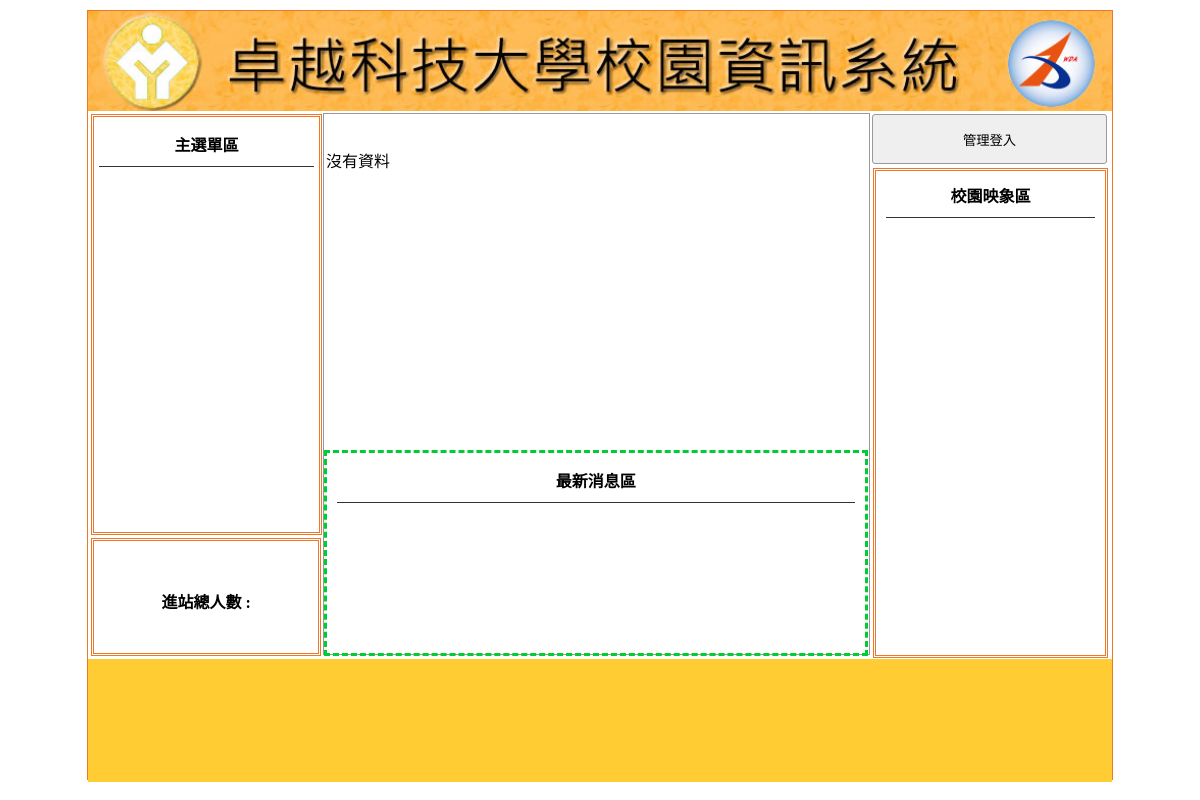
/, run on an earlier commit of the app's database.
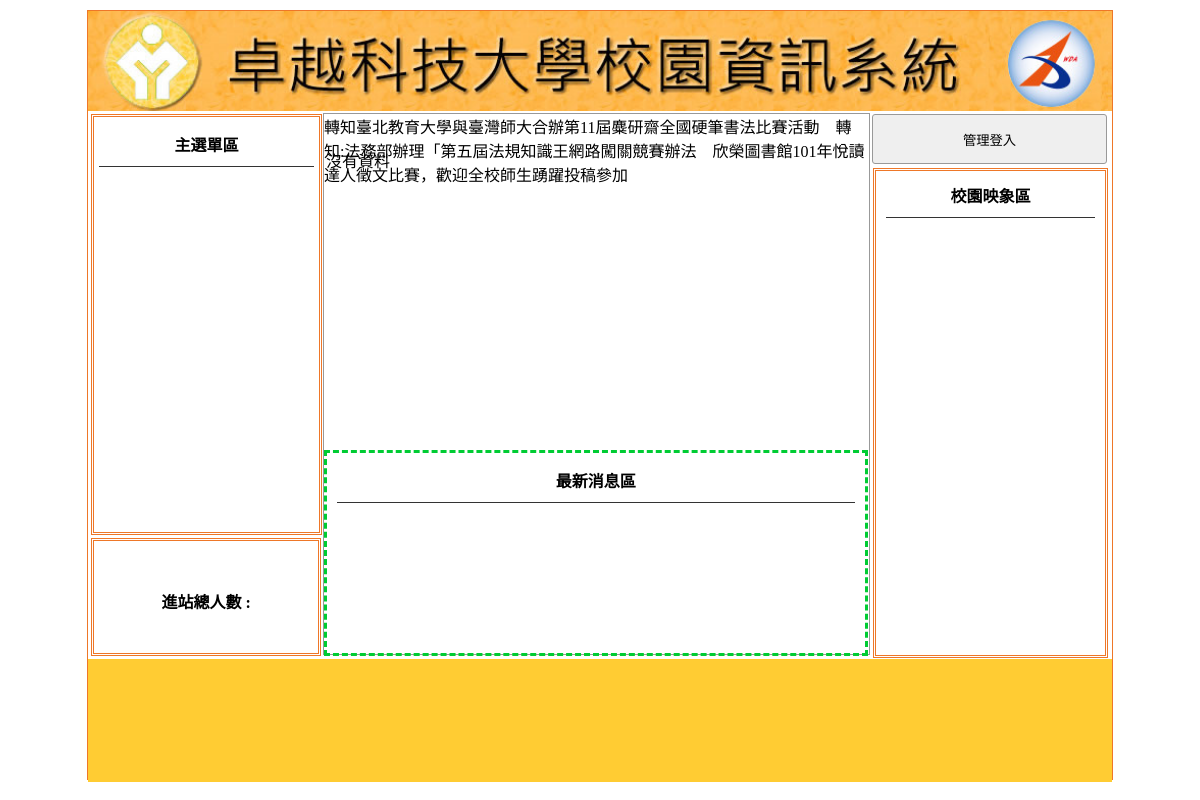
And on a later commit of the database.
### tables this page shows
CREATE TABLE `ad` (
  `id` int(10) UNSIGNED NOT NULL,
  `text` text NOT NULL,
  `sh` int(1) UNSIGNED NOT NULL
);

### api/db.php (called while the page is built, shortened)
<?php
class DB
{
    protected $dsn = "mysql:host=localhost;charset=utf8;dbname=db11";
    protected $pdo;
    protected $table;
    function __construct($table)
    {
        $this->table = $table;
        $this->pdo = new PDO($this->dsn, 'root', '');
    }
    function all(...$arg)
    {
        $sql = " SELECT * FROM `$this->table` ";
        if (isset($arg[0])) {
            if (is_array($arg[0])) {
                $where = $this->array2sql($arg[0]);
                $sql .= " WHERE " . join(" AND ", $where);
            } else {
                $sql .= $arg[0];
            }
        }
        return $this->pdo->query($sql)->fetchAll(PDO::FETCH_ASSOC);
    }
    function find($id)
    {
        $sql = " SELECT * FROM `$this->table` ";
        if (is_array($id)) {
            $where = $this->array2sql($id);
            $sql .= " WHERE " . join(" AND ", $where);
        } else {
            $sql .= " WHERE `id`='$id' ";
        }
        return $this->pdo->query($sql)->fetch(PDO::FETCH_ASSOC);
    }
    private function array2sql($array){
        $tmp=[];
        foreach($array as $key => $value){
            $tmp[]="`$key`='$value'";
        }
        return $tmp;
    }
}
$Title=new DB('title');
$Ad=new DB('ad');

### index.php (the view, shortened to what this page needs)
<?php
include_once "./api/db.php";
?>
<!DOCTYPE html PUBLIC "-//W3C//DTD XHTML 1.0 Transitional//EN" "http://www.w3.org/TR/xhtml1/DTD/xhtml1-transitional.dtd">
<html xmlns="http://www.w3.org/1999/xhtml">
<head>
	<link href="./css/css.css" rel="stylesheet" type="text/css">
</head>
<body>
	<div id="main">
		<?php
		$title=$Title->find(['sh'=>1]);
		?>
		<a title="<?= $title['text']; ?>" href="index.php">
			<div class="ti" style="background:url('upload/<?= $title['img']; ?>'); background-size:cover;"></div>
		</a>
		<div id="ms">
			<div id="lf" style="float:left;">
				<div id="menuput" class="dbor">
					<span class="t botli">主選單區</span>
				</div>
				<div class="dbor" style="margin:3px; width:95%; height:20%; line-height:100px;">
					<span class="t">進站總人數 :
					</span>
				</div>
			</div>
			<?php
			$do = $_GET['do'] ?? 'main';
			$file = "./front/" . $do . ".php";
			if (file_exists($file)) {
				include $file;
			} else {
				include "./front/main.php";
			}
			?>
			<div class="di di ad" style="height:540px; width:23%; padding:0px; margin-left:22px; float:left; ">
				<button style="width:100%; margin-left:auto; margin-right:auto; margin-top:2px; height:50px;" onclick="lo('?do=login')">管理登入</button>
				<div style="width:89%; height:480px;" class="dbor">
					<span class="t botli">校園映象區</span>
				</div>
			</div>
		</div>
		<div style="width:1024px; left:0px; position:relative; background:#FC3; margin-top:4px; height:123px; display:block;">
			<span class="t" style="line-height:123px;">
			</span>
		</div>
	</div>
</body>
</html>

### front/main.php (shortened to what this page needs)
<div class="di" style="height:540px; border:#999 1px solid; width:53.2%; margin:2px 0px 0px 0px; float:left; position:relative; left:20px;">
    <marquee scrolldelay="120" direction="left" style="position:absolute; width:100%; height:40px;">
        <?php
        $rows = $Ad->all(['sh' => 1]);
        foreach($rows as $row){
            echo $row['text']."&nbsp;&nbsp;&nbsp;&nbsp;";
        }
        ?>
    </marquee>
    <div style="height:32px; display:block;"></div>
    <div style="width:100%; padding:2px; height:290px;">
        <div id="mwww" loop="true" style="width:100%; height:100%;">
            <div>沒有資料</div>
        </div>
    </div>
    <div style="width:95%; padding:2px; height:190px; margin-top:10px; padding:5px 10px 5px 10px; border:#0C3 dashed 3px; position:relative;">
        <span class="t botli">最新消息區
        </span>
    </div>
</div>

What changed in the data, as far as the page shows it:
added ad: text "轉知臺北教育大學與臺灣師大合辦第11屆麋研齋全國硬筆書法比賽活動"
added ad: text "轉知:法務部辦理「第五屆法規知識王網路闖關競賽辦法"
added ad: text "欣榮圖書館101年悅讀達人徵文比賽，歡迎全校師生踴躍投稿參加"
